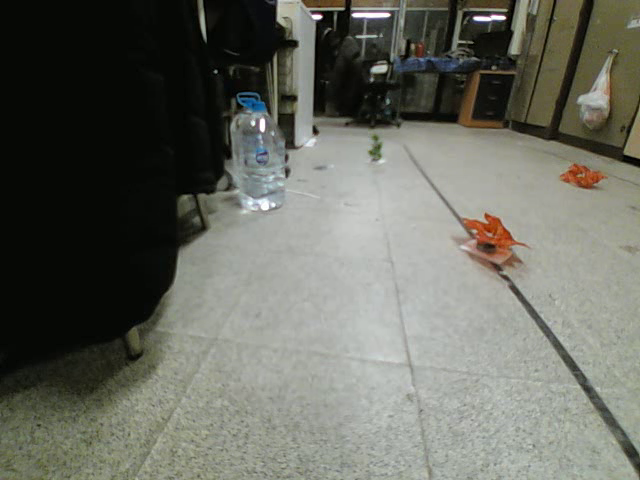
#> input picture tika/images/result6.png, 640 x 480 px, found by its file name
$ python image.py
#> lines starting #> are read from the running program, lines starting #| are printed output that depends on the picture; after the words box and inside, x2 and y2 are one past the last pixel; in counts of white or black regions, pixels touching at a corner belong together
#> further down, image is the input picture: shape (480, 640, 3); mean B, G, R 96.8, 105.6, 104
### tika/utils.py
import cv2
import numpy as np
from scipy import ndimage
import time

def masking(img, lower_hsv, upper_hsv, opening_kernel = 2, medianF_tresh = 2, horizon_tresh = 0):
    """
    sınır hsv değerleri ile maske çıkarıp
    bu maskey opening ve median filter ile sadeleştirme fonskiyonu
    input olarak -> görüntü , alt sınır , üst sınır

    *kernel değişkeni ve median filterdaki size değişkeni
    duruma göre değiştirilebilir boyut ne kadar artarsa o kadar yoğun
    bir filtreleme yapılır
    """
#> called with lower_hsv = array of shape (3,), upper_hsv = array of shape (3,), opening_kernel = 2, medianF_tresh = 2, horizon_tresh = 0

    width = img.shape[1]
#> width = 640

    # creating mask
    hsv = cv2.cvtColor(img, cv2.COLOR_BGR2HSV)
#> hsv: shape (480, 640, 3); mean H, S, V 43.7, 48.1, 106.9
    mask = cv2.inRange(hsv, lower_hsv, upper_hsv)
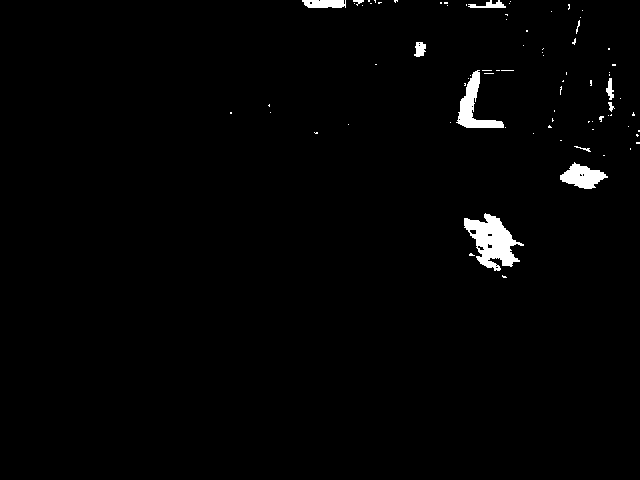
#> mask: shape (480, 640); 1.5% white; 80 white regions (69 under 20 px), largest, box (x1, y1, x2, y2) and area: (464, 213, 524, 271) 1723, (456, 70, 504, 128) 935, (560, 162, 608, 189) 729

    #kameranın konumuna göre yukarı atılcak maskenin boyutunu değiştirbilirsin
    if horizon_tresh > 0 :
        cv2.rectangle(mask, (0,0), (width,horizon_tresh), (0, 0, 0), -1)

    bitw = cv2.bitwise_and(mask, mask, mask=mask)

    # applying opening operation
    kernel = np.ones((opening_kernel, opening_kernel), np.uint8)
    opening = cv2.morphologyEx(bitw, cv2.MORPH_OPEN, kernel)
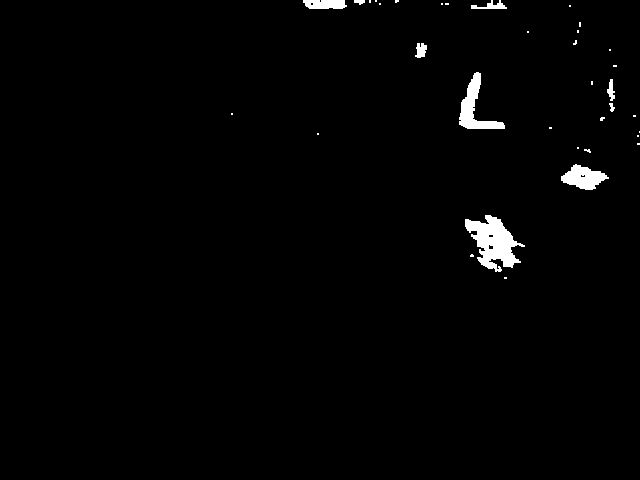
#> opening: shape (480, 640); 1.4% white; 35 white regions (26 under 20 px), largest, box (x1, y1, x2, y2) and area: (465, 215, 525, 272) 1709, (459, 72, 505, 129) 919, (561, 164, 609, 190) 724

    # removing parasites
    mask_f = ndimage.median_filter(opening, size=medianF_tresh)
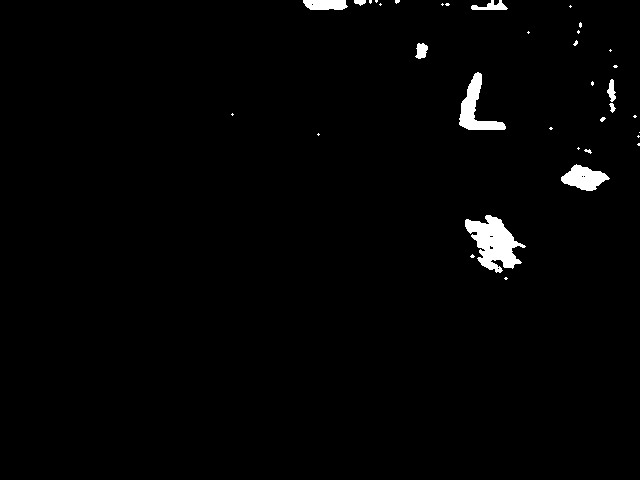
#> mask_f: shape (480, 640); 1.6% white; 35 white regions (25 under 20 px), largest, box (x1, y1, x2, y2) and area: (465, 215, 526, 273) 1818, (459, 72, 506, 130) 997, (561, 164, 610, 191) 771

    return mask_f


# [151 lines left out: functions bounding_box, intersect, is_center, last_turn, closest, gstreamer_pipeline, not called in this run]
#cumulate fonksiyonu ekle

### tika/image.py
import cv2
import numpy as np
from scipy import ndimage
from utils import masking,bounding_box


# hue values must be discrete

lower_green = np.array([48,38,50])
upper_green = np.array([77,180,180])

lower_red = np.array([0,88,43])
upper_red = np.array([20,255,255])


font = cv2.FONT_HERSHEY_SIMPLEX


image = cv2.imread("/Users/emirysaglam/Documents/GitHub/IP_general/tika/images/result6.png")


mask_red = masking(image, lower_red, upper_red)
#> (the run stopped early here; a loop or call above may not have finished)

$ run again, with tika/images/result1.png copied over tika/images/result6.png
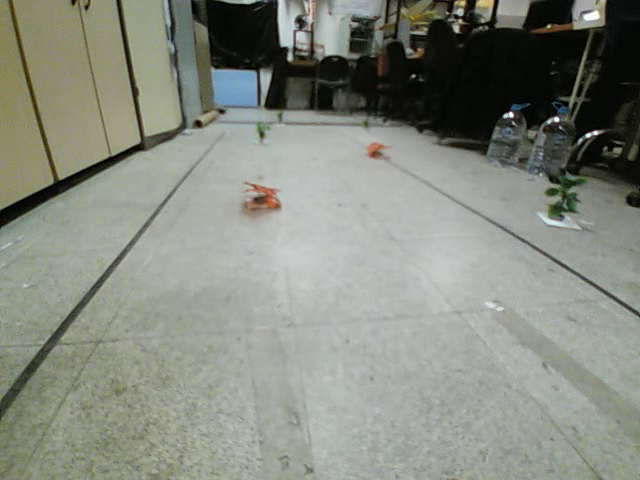
#> input picture tika/images/result1.png, 640 x 480 px, found by its file name
#> image is the input picture: shape (480, 640, 3); mean B, G, R 127, 137.1, 133.5
#> hsv: shape (480, 640, 3); mean H, S, V 47.8, 32.7, 137.8
#> in masking, `mask = cv2.inRange(hsv, lower_hsv, upper_hsv)`:
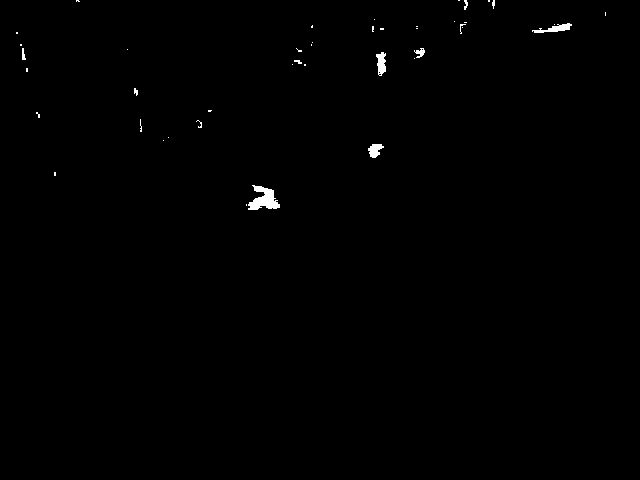
#> mask: shape (480, 640); 0.42% white; 43 white regions (34 under 20 px), largest, box (x1, y1, x2, y2) and area: (248, 185, 280, 210) 448, (532, 23, 572, 33) 180, (376, 52, 386, 76) 165
#> opening: shape (480, 640); 0.39% white; 28 white regions (19 under 20 px), largest, box (x1, y1, x2, y2) and area: (249, 186, 281, 211) 440, (535, 24, 573, 34) 171, (377, 53, 387, 75) 156
#> in masking, `mask_f = ndimage.median_filter(opening, size=medianF_tresh)`:
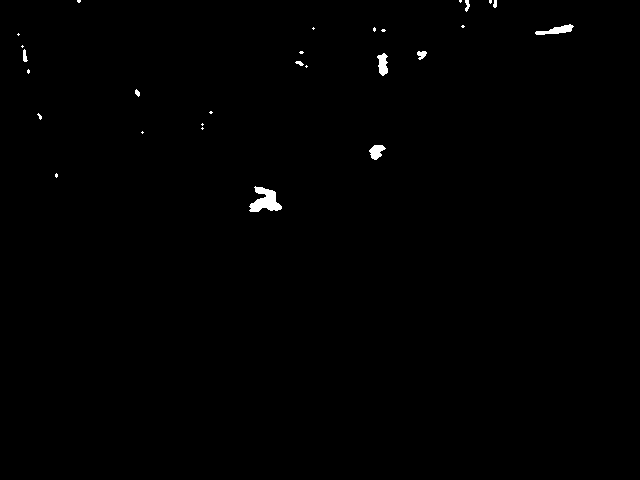
#> mask_f: shape (480, 640); 0.45% white; 28 white regions (18 under 20 px), largest, box (x1, y1, x2, y2) and area: (249, 186, 282, 212) 482, (535, 24, 574, 35) 206, (377, 53, 388, 76) 173

$ run again, with tika/images/result3.png copied over tika/images/result6.png
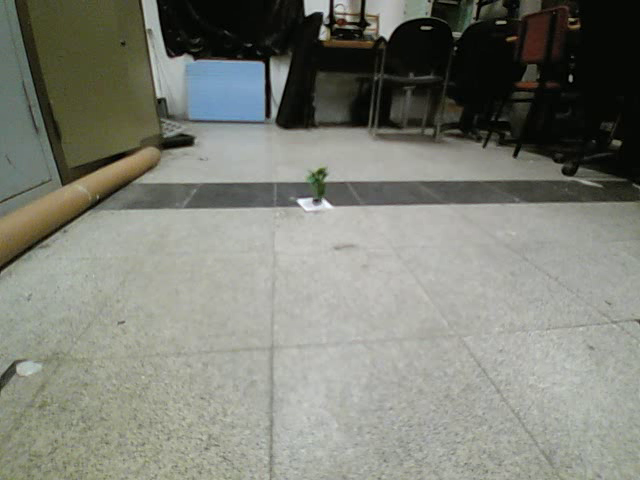
#> input picture tika/images/result3.png, 640 x 480 px, found by its file name
#> image is the input picture: shape (480, 640, 3); mean B, G, R 118.6, 128, 125.9
#> hsv: shape (480, 640, 3); mean H, S, V 39.9, 38.6, 129.2
#> in masking, `mask = cv2.inRange(hsv, lower_hsv, upper_hsv)`:
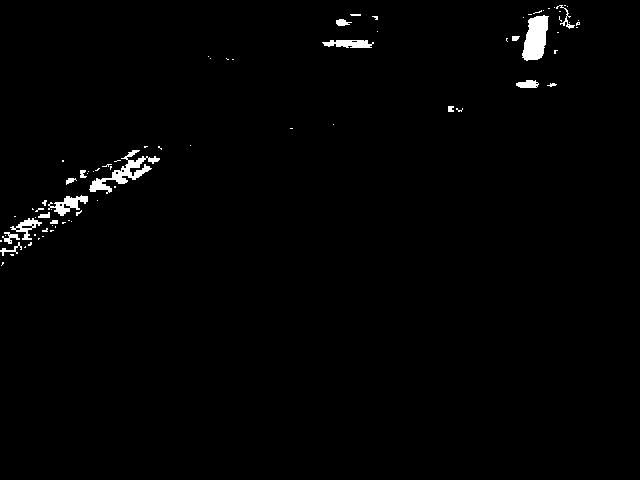
#> mask: shape (480, 640); 1.2% white; 80 white regions (62 under 20 px), largest, box (x1, y1, x2, y2) and area: (522, 15, 549, 61) 864, (89, 150, 160, 194) 806, (48, 195, 88, 216) 359
#> opening: shape (480, 640); 1.1% white; 42 white regions (24 under 20 px), largest, box (x1, y1, x2, y2) and area: (523, 16, 549, 62) 861, (91, 151, 161, 195) 794, (55, 197, 89, 217) 334
#> in masking, `mask_f = ndimage.median_filter(opening, size=medianF_tresh)`:
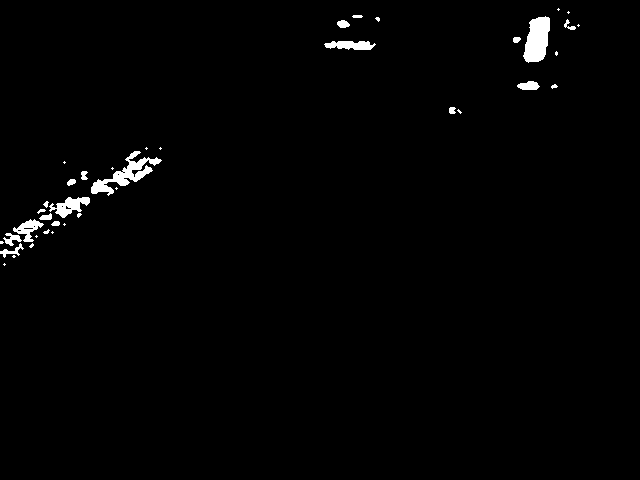
#> mask_f: shape (480, 640); 1.3% white; 40 white regions (20 under 20 px), largest, box (x1, y1, x2, y2) and area: (91, 151, 162, 196) 927, (523, 16, 550, 63) 904, (49, 197, 90, 218) 417

$ run again, with tika/images/result4.png copied over tika/images/result6.png
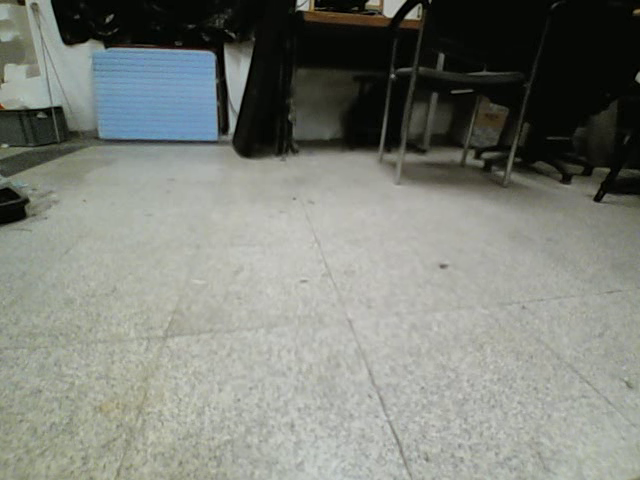
#> input picture tika/images/result4.png, 640 x 480 px, found by its file name
#> image is the input picture: shape (480, 640, 3); mean B, G, R 122, 129.2, 125.7
#> hsv: shape (480, 640, 3); mean H, S, V 42.6, 37.7, 130.5
#> in masking, `mask = cv2.inRange(hsv, lower_hsv, upper_hsv)`:
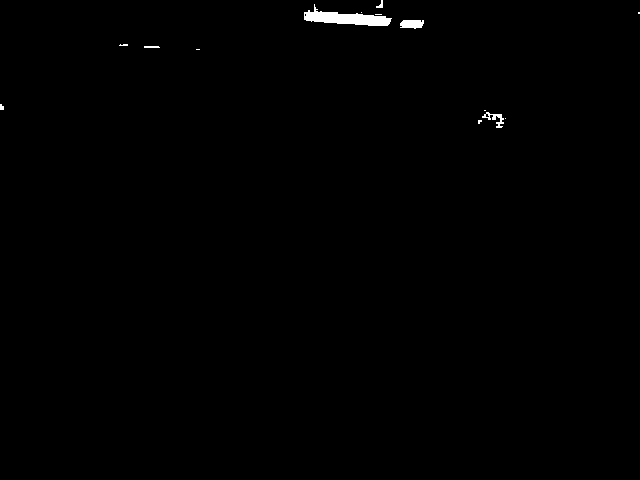
#> mask: shape (480, 640); 0.43% white; 14 white regions (8 under 20 px), largest, box (x1, y1, x2, y2) and area: (304, 4, 392, 26) 895, (400, 20, 424, 29) 178, (482, 112, 504, 128) 124, (144, 46, 160, 48) 31, (376, 0, 383, 8) 29, (0, 104, 4, 110) 20
#> opening: shape (480, 640); 0.42% white; 11 white regions (4 under 20 px), largest, box (x1, y1, x2, y2) and area: (305, 8, 392, 27) 886, (401, 21, 425, 30) 176, (493, 115, 505, 129) 86
#> in masking, `mask_f = ndimage.median_filter(opening, size=medianF_tresh)`:
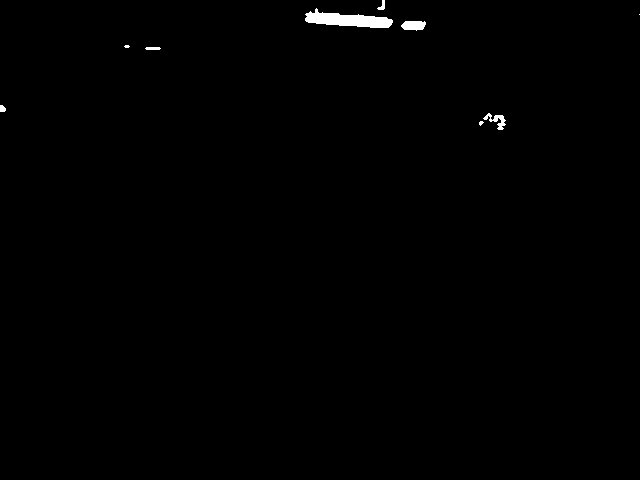
#> mask_f: shape (480, 640); 0.48% white; 9 white regions (3 under 20 px), largest, box (x1, y1, x2, y2) and area: (305, 8, 393, 28) 971, (401, 21, 426, 31) 198, (483, 113, 506, 130) 151, (145, 47, 161, 50) 44, (377, 0, 385, 10) 43, (0, 105, 6, 112) 35
